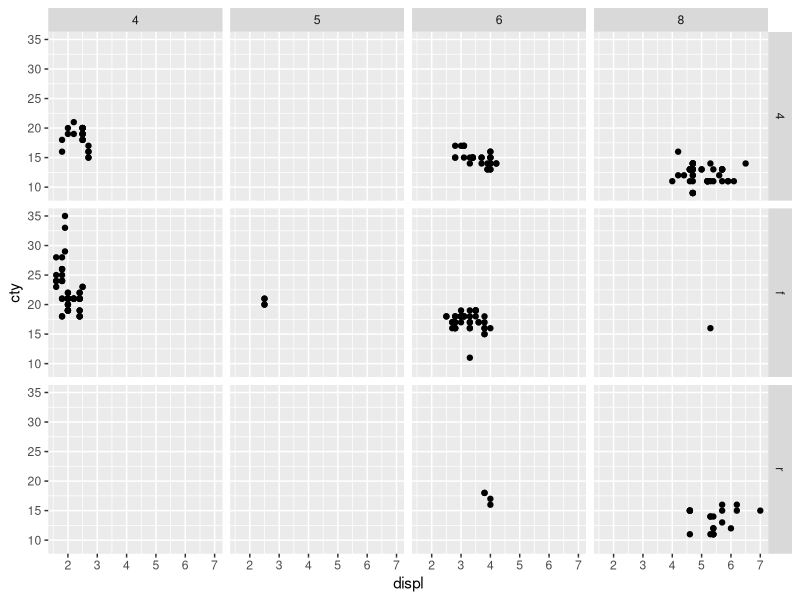

Source code (R):
library(ggplot2)

df <- mpg

print(head(df))

pl <- ggplot(df,aes(displ, cty))

pl2 <- pl + geom_point()

print(pl2 + facet_grid(drv ~ cyl))